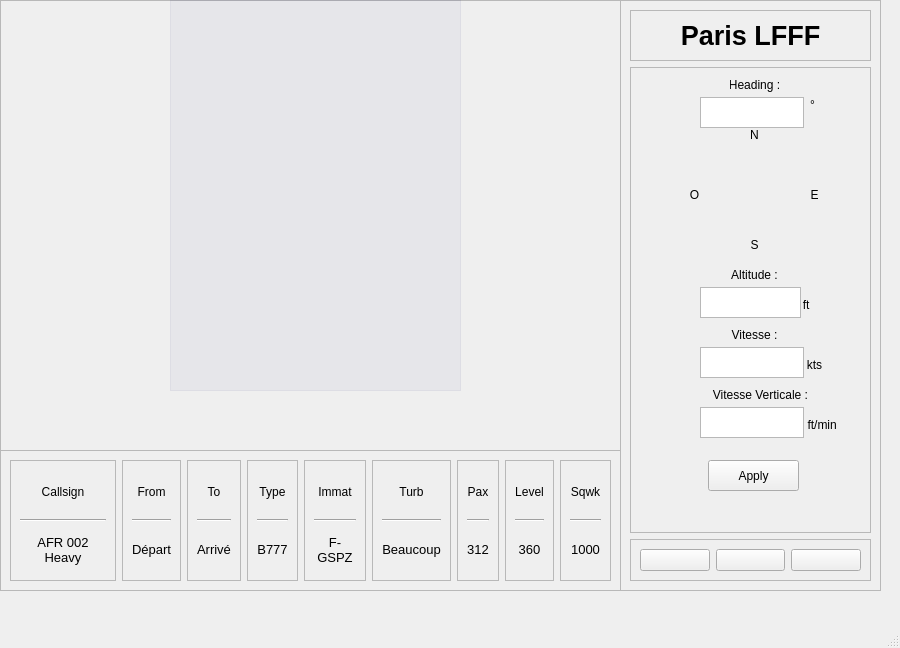
<?xml version="1.0" encoding="UTF-8"?>
<ui version="4.0">
 <class>ATC_paris</class>
 <widget class="QMainWindow" name="ATC_paris">
  <property name="geometry">
   <rect>
    <x>0</x>
    <y>0</y>
    <width>900</width>
    <height>648</height>
   </rect>
  </property>
  <property name="minimumSize">
   <size>
    <width>900</width>
    <height>620</height>
   </size>
  </property>
  <property name="windowTitle">
   <string>MainWindow</string>
  </property>
  <widget class="QWidget" name="centralwidget">
   <widget class="QFrame" name="frame_carte">
    <property name="geometry">
     <rect>
      <x>0</x>
      <y>0</y>
      <width>621</width>
      <height>451</height>
     </rect>
    </property>
    <property name="frameShape">
     <enum>QFrame::Shape::StyledPanel</enum>
    </property>
    <property name="frameShadow">
     <enum>QFrame::Shadow::Raised</enum>
    </property>
    <widget class="QLabel" name="label_5">
     <property name="geometry">
      <rect>
       <x>-60</x>
       <y>70</y>
       <width>871</width>
       <height>781</height>
      </rect>
     </property>
     <property name="text">
      <string/>
     </property>
     <property name="pixmap">
      <pixmap>image/MAP_france_2.png</pixmap>
     </property>
    </widget>
    <widget class="QFrame" name="frame_10">
     <property name="geometry">
      <rect>
       <x>170</x>
       <y>0</y>
       <width>291</width>
       <height>391</height>
      </rect>
     </property>
     <property name="styleSheet">
      <string notr="true">background-color: rgba(0,0,100, 10);
</string>
     </property>
     <property name="frameShape">
      <enum>QFrame::Shape::StyledPanel</enum>
     </property>
     <property name="frameShadow">
      <enum>QFrame::Shadow::Raised</enum>
     </property>
    </widget>
   </widget>
   <widget class="QFrame" name="frame_strip">
    <property name="geometry">
     <rect>
      <x>0</x>
      <y>450</y>
      <width>621</width>
      <height>141</height>
     </rect>
    </property>
    <property name="frameShape">
     <enum>QFrame::Shape::StyledPanel</enum>
    </property>
    <property name="frameShadow">
     <enum>QFrame::Shadow::Raised</enum>
    </property>
    <layout class="QHBoxLayout" name="horizontalLayout_2">
     <item>
      <widget class="QFrame" name="frame">
       <property name="frameShape">
        <enum>QFrame::Shape::StyledPanel</enum>
       </property>
       <property name="frameShadow">
        <enum>QFrame::Shadow::Raised</enum>
       </property>
       <layout class="QVBoxLayout" name="verticalLayout_9">
        <item>
         <widget class="QLabel" name="label">
          <property name="text">
           <string>Callsign</string>
          </property>
          <property name="alignment">
           <set>Qt::AlignmentFlag::AlignCenter</set>
          </property>
         </widget>
        </item>
        <item>
         <widget class="Line" name="line">
          <property name="orientation">
           <enum>Qt::Orientation::Horizontal</enum>
          </property>
         </widget>
        </item>
        <item>
         <widget class="QLabel" name="label_2">
          <property name="font">
           <font>
            <pointsize>10</pointsize>
           </font>
          </property>
          <property name="text">
           <string>AFR 002 Heavy</string>
          </property>
          <property name="alignment">
           <set>Qt::AlignmentFlag::AlignCenter</set>
          </property>
          <property name="wordWrap">
           <bool>true</bool>
          </property>
         </widget>
        </item>
       </layout>
      </widget>
     </item>
     <item>
      <widget class="QFrame" name="frame_2">
       <property name="frameShape">
        <enum>QFrame::Shape::StyledPanel</enum>
       </property>
       <property name="frameShadow">
        <enum>QFrame::Shadow::Raised</enum>
       </property>
       <layout class="QVBoxLayout" name="verticalLayout_8">
        <item>
         <widget class="QLabel" name="label_3">
          <property name="text">
           <string>From</string>
          </property>
          <property name="alignment">
           <set>Qt::AlignmentFlag::AlignCenter</set>
          </property>
         </widget>
        </item>
        <item>
         <widget class="Line" name="line_3">
          <property name="orientation">
           <enum>Qt::Orientation::Horizontal</enum>
          </property>
         </widget>
        </item>
        <item>
         <widget class="QLabel" name="label_4">
          <property name="font">
           <font>
            <pointsize>10</pointsize>
           </font>
          </property>
          <property name="text">
           <string>Départ</string>
          </property>
          <property name="alignment">
           <set>Qt::AlignmentFlag::AlignCenter</set>
          </property>
          <property name="wordWrap">
           <bool>true</bool>
          </property>
         </widget>
        </item>
       </layout>
      </widget>
     </item>
     <item>
      <widget class="QFrame" name="frame_3">
       <property name="frameShape">
        <enum>QFrame::Shape::StyledPanel</enum>
       </property>
       <property name="frameShadow">
        <enum>QFrame::Shadow::Raised</enum>
       </property>
       <layout class="QVBoxLayout" name="verticalLayout_7">
        <item>
         <widget class="QLabel" name="label_9">
          <property name="text">
           <string>To</string>
          </property>
          <property name="alignment">
           <set>Qt::AlignmentFlag::AlignCenter</set>
          </property>
         </widget>
        </item>
        <item>
         <widget class="Line" name="line_7">
          <property name="orientation">
           <enum>Qt::Orientation::Horizontal</enum>
          </property>
         </widget>
        </item>
        <item>
         <widget class="QLabel" name="label_10">
          <property name="font">
           <font>
            <pointsize>10</pointsize>
           </font>
          </property>
          <property name="text">
           <string>Arrivé</string>
          </property>
          <property name="alignment">
           <set>Qt::AlignmentFlag::AlignCenter</set>
          </property>
          <property name="wordWrap">
           <bool>true</bool>
          </property>
         </widget>
        </item>
       </layout>
      </widget>
     </item>
     <item>
      <widget class="QFrame" name="frame_4">
       <property name="frameShape">
        <enum>QFrame::Shape::StyledPanel</enum>
       </property>
       <property name="frameShadow">
        <enum>QFrame::Shadow::Raised</enum>
       </property>
       <layout class="QVBoxLayout" name="verticalLayout_6">
        <item>
         <widget class="QLabel" name="label_11">
          <property name="text">
           <string>Type</string>
          </property>
          <property name="alignment">
           <set>Qt::AlignmentFlag::AlignCenter</set>
          </property>
         </widget>
        </item>
        <item>
         <widget class="Line" name="line_8">
          <property name="orientation">
           <enum>Qt::Orientation::Horizontal</enum>
          </property>
         </widget>
        </item>
        <item>
         <widget class="QLabel" name="label_12">
          <property name="font">
           <font>
            <pointsize>10</pointsize>
           </font>
          </property>
          <property name="text">
           <string>B777</string>
          </property>
          <property name="alignment">
           <set>Qt::AlignmentFlag::AlignCenter</set>
          </property>
          <property name="wordWrap">
           <bool>true</bool>
          </property>
         </widget>
        </item>
       </layout>
      </widget>
     </item>
     <item>
      <widget class="QFrame" name="frame_9">
       <property name="frameShape">
        <enum>QFrame::Shape::StyledPanel</enum>
       </property>
       <property name="frameShadow">
        <enum>QFrame::Shadow::Raised</enum>
       </property>
       <layout class="QVBoxLayout" name="verticalLayout_5">
        <item>
         <widget class="QLabel" name="label_13">
          <property name="text">
           <string>Immat</string>
          </property>
          <property name="alignment">
           <set>Qt::AlignmentFlag::AlignCenter</set>
          </property>
         </widget>
        </item>
        <item>
         <widget class="Line" name="line_9">
          <property name="orientation">
           <enum>Qt::Orientation::Horizontal</enum>
          </property>
         </widget>
        </item>
        <item>
         <widget class="QLabel" name="label_14">
          <property name="font">
           <font>
            <pointsize>10</pointsize>
           </font>
          </property>
          <property name="text">
           <string>F-GSPZ</string>
          </property>
          <property name="alignment">
           <set>Qt::AlignmentFlag::AlignCenter</set>
          </property>
          <property name="wordWrap">
           <bool>true</bool>
          </property>
         </widget>
        </item>
       </layout>
      </widget>
     </item>
     <item>
      <widget class="QFrame" name="frame_5">
       <property name="frameShape">
        <enum>QFrame::Shape::StyledPanel</enum>
       </property>
       <property name="frameShadow">
        <enum>QFrame::Shadow::Raised</enum>
       </property>
       <layout class="QVBoxLayout" name="verticalLayout_4">
        <item>
         <widget class="QLabel" name="label_15">
          <property name="text">
           <string>Turb</string>
          </property>
          <property name="alignment">
           <set>Qt::AlignmentFlag::AlignCenter</set>
          </property>
         </widget>
        </item>
        <item>
         <widget class="Line" name="line_11">
          <property name="orientation">
           <enum>Qt::Orientation::Horizontal</enum>
          </property>
         </widget>
        </item>
        <item>
         <widget class="QLabel" name="label_16">
          <property name="font">
           <font>
            <pointsize>10</pointsize>
           </font>
          </property>
          <property name="text">
           <string>Beaucoup</string>
          </property>
          <property name="alignment">
           <set>Qt::AlignmentFlag::AlignCenter</set>
          </property>
          <property name="wordWrap">
           <bool>true</bool>
          </property>
         </widget>
        </item>
       </layout>
      </widget>
     </item>
     <item>
      <widget class="QFrame" name="frame_6">
       <property name="frameShape">
        <enum>QFrame::Shape::StyledPanel</enum>
       </property>
       <property name="frameShadow">
        <enum>QFrame::Shadow::Raised</enum>
       </property>
       <layout class="QVBoxLayout" name="verticalLayout_3">
        <item>
         <widget class="QLabel" name="label_17">
          <property name="text">
           <string>Pax</string>
          </property>
          <property name="alignment">
           <set>Qt::AlignmentFlag::AlignCenter</set>
          </property>
         </widget>
        </item>
        <item>
         <widget class="Line" name="line_12">
          <property name="orientation">
           <enum>Qt::Orientation::Horizontal</enum>
          </property>
         </widget>
        </item>
        <item>
         <widget class="QLabel" name="label_18">
          <property name="font">
           <font>
            <pointsize>10</pointsize>
           </font>
          </property>
          <property name="text">
           <string>312</string>
          </property>
          <property name="alignment">
           <set>Qt::AlignmentFlag::AlignCenter</set>
          </property>
          <property name="wordWrap">
           <bool>true</bool>
          </property>
         </widget>
        </item>
       </layout>
      </widget>
     </item>
     <item>
      <widget class="QFrame" name="frame_7">
       <property name="frameShape">
        <enum>QFrame::Shape::StyledPanel</enum>
       </property>
       <property name="frameShadow">
        <enum>QFrame::Shadow::Raised</enum>
       </property>
       <layout class="QVBoxLayout" name="verticalLayout_2">
        <item>
         <widget class="QLabel" name="label_19">
          <property name="text">
           <string>Level</string>
          </property>
          <property name="alignment">
           <set>Qt::AlignmentFlag::AlignCenter</set>
          </property>
         </widget>
        </item>
        <item>
         <widget class="Line" name="line_13">
          <property name="orientation">
           <enum>Qt::Orientation::Horizontal</enum>
          </property>
         </widget>
        </item>
        <item>
         <widget class="QLabel" name="label_20">
          <property name="font">
           <font>
            <pointsize>10</pointsize>
           </font>
          </property>
          <property name="text">
           <string>360</string>
          </property>
          <property name="alignment">
           <set>Qt::AlignmentFlag::AlignCenter</set>
          </property>
          <property name="wordWrap">
           <bool>true</bool>
          </property>
         </widget>
        </item>
       </layout>
      </widget>
     </item>
     <item>
      <widget class="QFrame" name="frame_8">
       <property name="frameShape">
        <enum>QFrame::Shape::StyledPanel</enum>
       </property>
       <property name="frameShadow">
        <enum>QFrame::Shadow::Raised</enum>
       </property>
       <layout class="QVBoxLayout" name="verticalLayout">
        <item>
         <widget class="QLabel" name="label_21">
          <property name="text">
           <string>Sqwk</string>
          </property>
          <property name="alignment">
           <set>Qt::AlignmentFlag::AlignCenter</set>
          </property>
         </widget>
        </item>
        <item>
         <widget class="Line" name="line_14">
          <property name="orientation">
           <enum>Qt::Orientation::Horizontal</enum>
          </property>
         </widget>
        </item>
        <item>
         <widget class="QLabel" name="label_22">
          <property name="font">
           <font>
            <pointsize>10</pointsize>
           </font>
          </property>
          <property name="text">
           <string>1000</string>
          </property>
          <property name="alignment">
           <set>Qt::AlignmentFlag::AlignCenter</set>
          </property>
          <property name="wordWrap">
           <bool>true</bool>
          </property>
         </widget>
        </item>
       </layout>
      </widget>
     </item>
    </layout>
   </widget>
   <widget class="QFrame" name="frame_11">
    <property name="geometry">
     <rect>
      <x>620</x>
      <y>0</y>
      <width>261</width>
      <height>591</height>
     </rect>
    </property>
    <property name="minimumSize">
     <size>
      <width>0</width>
      <height>0</height>
     </size>
    </property>
    <property name="frameShape">
     <enum>QFrame::Shape::StyledPanel</enum>
    </property>
    <property name="frameShadow">
     <enum>QFrame::Shadow::Raised</enum>
    </property>
    <layout class="QVBoxLayout" name="verticalLayout_11">
     <item>
      <widget class="QFrame" name="frame_titre">
       <property name="frameShape">
        <enum>QFrame::Shape::StyledPanel</enum>
       </property>
       <property name="frameShadow">
        <enum>QFrame::Shadow::Raised</enum>
       </property>
       <layout class="QVBoxLayout" name="verticalLayout_10">
        <item>
         <widget class="QLabel" name="txt_titre">
          <property name="font">
           <font>
            <pointsize>20</pointsize>
            <bold>true</bold>
            <underline>false</underline>
           </font>
          </property>
          <property name="styleSheet">
           <string notr="true"/>
          </property>
          <property name="text">
           <string>Paris LFFF</string>
          </property>
          <property name="alignment">
           <set>Qt::AlignmentFlag::AlignCenter</set>
          </property>
         </widget>
        </item>
       </layout>
      </widget>
     </item>
     <item>
      <widget class="QFrame" name="frame_stat">
       <property name="sizePolicy">
        <sizepolicy hsizetype="Preferred" vsizetype="Expanding">
         <horstretch>0</horstretch>
         <verstretch>0</verstretch>
        </sizepolicy>
       </property>
       <property name="frameShape">
        <enum>QFrame::Shape::StyledPanel</enum>
       </property>
       <property name="frameShadow">
        <enum>QFrame::Shadow::Raised</enum>
       </property>
       <widget class="QLabel" name="txt_heading">
        <property name="geometry">
         <rect>
          <x>100</x>
          <y>10</y>
          <width>49</width>
          <height>16</height>
         </rect>
        </property>
        <property name="text">
         <string>Heading :</string>
        </property>
        <property name="alignment">
         <set>Qt::AlignmentFlag::AlignCenter</set>
        </property>
       </widget>
       <widget class="QLabel" name="img_cercle">
        <property name="geometry">
         <rect>
          <x>80</x>
          <y>80</y>
          <width>91</width>
          <height>91</height>
         </rect>
        </property>
        <property name="text">
         <string/>
        </property>
        <property name="pixmap">
         <pixmap>image/cercle.png</pixmap>
        </property>
        <property name="scaledContents">
         <bool>true</bool>
        </property>
       </widget>
       <widget class="QLabel" name="txt_nord">
        <property name="geometry">
         <rect>
          <x>100</x>
          <y>60</y>
          <width>49</width>
          <height>16</height>
         </rect>
        </property>
        <property name="text">
         <string>N</string>
        </property>
        <property name="alignment">
         <set>Qt::AlignmentFlag::AlignCenter</set>
        </property>
       </widget>
       <widget class="QLabel" name="txt_est">
        <property name="geometry">
         <rect>
          <x>160</x>
          <y>120</y>
          <width>49</width>
          <height>16</height>
         </rect>
        </property>
        <property name="text">
         <string>E</string>
        </property>
        <property name="alignment">
         <set>Qt::AlignmentFlag::AlignCenter</set>
        </property>
       </widget>
       <widget class="QLabel" name="txt_sud">
        <property name="geometry">
         <rect>
          <x>100</x>
          <y>170</y>
          <width>49</width>
          <height>16</height>
         </rect>
        </property>
        <property name="text">
         <string>S</string>
        </property>
        <property name="alignment">
         <set>Qt::AlignmentFlag::AlignCenter</set>
        </property>
       </widget>
       <widget class="QLabel" name="txt_ouest">
        <property name="geometry">
         <rect>
          <x>40</x>
          <y>120</y>
          <width>49</width>
          <height>16</height>
         </rect>
        </property>
        <property name="text">
         <string>O</string>
        </property>
        <property name="alignment">
         <set>Qt::AlignmentFlag::AlignCenter</set>
        </property>
       </widget>
       <widget class="QLabel" name="txt_altitude">
        <property name="geometry">
         <rect>
          <x>100</x>
          <y>200</y>
          <width>49</width>
          <height>16</height>
         </rect>
        </property>
        <property name="text">
         <string>Altitude :</string>
        </property>
        <property name="alignment">
         <set>Qt::AlignmentFlag::AlignCenter</set>
        </property>
       </widget>
       <widget class="QLabel" name="unit_altitude">
        <property name="geometry">
         <rect>
          <x>150</x>
          <y>230</y>
          <width>49</width>
          <height>16</height>
         </rect>
        </property>
        <property name="text">
         <string> ft</string>
        </property>
        <property name="alignment">
         <set>Qt::AlignmentFlag::AlignCenter</set>
        </property>
       </widget>
       <widget class="QLabel" name="txt_vitesse">
        <property name="geometry">
         <rect>
          <x>100</x>
          <y>260</y>
          <width>49</width>
          <height>16</height>
         </rect>
        </property>
        <property name="text">
         <string>Vitesse :</string>
        </property>
        <property name="alignment">
         <set>Qt::AlignmentFlag::AlignCenter</set>
        </property>
       </widget>
       <widget class="QLabel" name="txt_vitesse_verticale">
        <property name="geometry">
         <rect>
          <x>80</x>
          <y>320</y>
          <width>101</width>
          <height>16</height>
         </rect>
        </property>
        <property name="text">
         <string>Vitesse Verticale :</string>
        </property>
        <property name="alignment">
         <set>Qt::AlignmentFlag::AlignCenter</set>
        </property>
       </widget>
       <widget class="QLabel" name="unit_vitesse">
        <property name="geometry">
         <rect>
          <x>160</x>
          <y>290</y>
          <width>49</width>
          <height>16</height>
         </rect>
        </property>
        <property name="text">
         <string>kts</string>
        </property>
        <property name="alignment">
         <set>Qt::AlignmentFlag::AlignCenter</set>
        </property>
       </widget>
       <widget class="QLabel" name="unit_vitesse_verticale">
        <property name="geometry">
         <rect>
          <x>150</x>
          <y>350</y>
          <width>81</width>
          <height>16</height>
         </rect>
        </property>
        <property name="text">
         <string> ft/min</string>
        </property>
        <property name="alignment">
         <set>Qt::AlignmentFlag::AlignCenter</set>
        </property>
       </widget>
       <widget class="QTextEdit" name="txt_altitude_valeur">
        <property name="geometry">
         <rect>
          <x>70</x>
          <y>220</y>
          <width>101</width>
          <height>31</height>
         </rect>
        </property>
       </widget>
       <widget class="QTextEdit" name="txt_vitesse_valeur">
        <property name="geometry">
         <rect>
          <x>70</x>
          <y>280</y>
          <width>104</width>
          <height>31</height>
         </rect>
        </property>
       </widget>
       <widget class="QTextEdit" name="txt_vitesse_verticale_valeur">
        <property name="geometry">
         <rect>
          <x>70</x>
          <y>340</y>
          <width>104</width>
          <height>31</height>
         </rect>
        </property>
       </widget>
       <widget class="QTextEdit" name="txt_heading_valeur">
        <property name="geometry">
         <rect>
          <x>70</x>
          <y>30</y>
          <width>104</width>
          <height>31</height>
         </rect>
        </property>
       </widget>
       <widget class="QLabel" name="img_icon_avion">
        <property name="geometry">
         <rect>
          <x>90</x>
          <y>90</y>
          <width>71</width>
          <height>61</height>
         </rect>
        </property>
        <property name="text">
         <string/>
        </property>
        <property name="pixmap">
         <pixmap>image/avion_icon.png</pixmap>
        </property>
        <property name="scaledContents">
         <bool>true</bool>
        </property>
       </widget>
       <widget class="QLabel" name="unit_heading">
        <property name="geometry">
         <rect>
          <x>180</x>
          <y>30</y>
          <width>21</width>
          <height>16</height>
         </rect>
        </property>
        <property name="text">
         <string>°</string>
        </property>
       </widget>
       <widget class="QPushButton" name="btn_apply">
        <property name="geometry">
         <rect>
          <x>78</x>
          <y>393</y>
          <width>91</width>
          <height>31</height>
         </rect>
        </property>
        <property name="text">
         <string>Apply</string>
        </property>
       </widget>
      </widget>
     </item>
     <item>
      <widget class="QFrame" name="frame_boutons">
       <property name="frameShape">
        <enum>QFrame::Shape::StyledPanel</enum>
       </property>
       <property name="frameShadow">
        <enum>QFrame::Shadow::Raised</enum>
       </property>
       <layout class="QHBoxLayout" name="horizontalLayout">
        <item>
         <widget class="QPushButton" name="btn_accueil">
          <property name="text">
           <string/>
          </property>
          <property name="icon">
           <iconset>
            <normaloff>image/accueil.png</normaloff>image/accueil.png</iconset>
          </property>
          <property name="iconSize">
           <size>
            <width>32</width>
            <height>32</height>
           </size>
          </property>
         </widget>
        </item>
        <item>
         <widget class="QPushButton" name="btn_parametres">
          <property name="text">
           <string/>
          </property>
          <property name="icon">
           <iconset>
            <normaloff>image/parametres.png</normaloff>image/parametres.png</iconset>
          </property>
          <property name="iconSize">
           <size>
            <width>32</width>
            <height>32</height>
           </size>
          </property>
         </widget>
        </item>
        <item>
         <widget class="QPushButton" name="btn_sortie">
          <property name="text">
           <string/>
          </property>
          <property name="icon">
           <iconset>
            <normaloff>image/sortie.png</normaloff>image/sortie.png</iconset>
          </property>
          <property name="iconSize">
           <size>
            <width>32</width>
            <height>32</height>
           </size>
          </property>
         </widget>
        </item>
       </layout>
      </widget>
     </item>
    </layout>
   </widget>
  </widget>
  <widget class="QMenuBar" name="menubar">
   <property name="geometry">
    <rect>
     <x>0</x>
     <y>0</y>
     <width>900</width>
     <height>33</height>
    </rect>
   </property>
  </widget>
  <widget class="QStatusBar" name="statusbar"/>
 </widget>
 <resources/>
 <connections/>
</ui>
